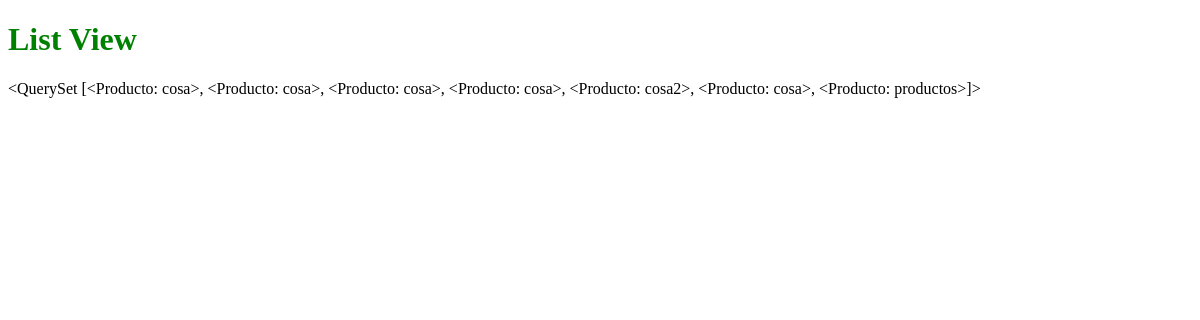
The page /list/ on the database as committed earlier.
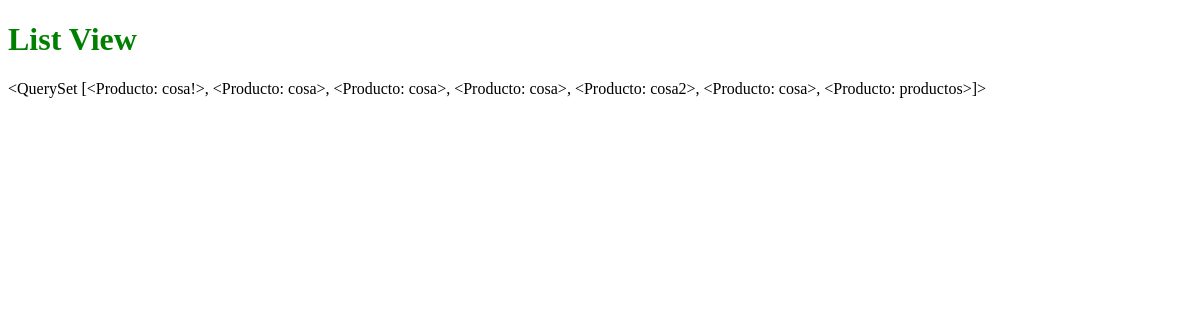
The same page on the database as committed later.
### productos/models.py (models this page shows, shortened)
class Producto(models.Model):
	user = models.ForeignKey(settings.AUTH_USER_MODEL)
	managers = models.ManyToManyField(settings.AUTH_USER_MODEL, related_name="managers_productos", blank=True)
	titulo = models.CharField(max_length=120)
	descripcion = models.TextField(null=True)
	slug = models.SlugField(blank=True, unique=True)
	precio = models.DecimalField(max_digits=50, decimal_places=2, default=9.99) #100.00
	precio_rebajas = models.DecimalField(max_digits=50, decimal_places=2, default=6.99, blank=True, null=True) #100.00
	def __unicode__(self): #Python 3 __str__
		return self.titulo

### productos/views.py (the view)
# urls.py: url(r'^list/$', 'productos.views.list_view', name='list_view'),
def list_view(request):
	template = "list_view.html"
	queryset = Producto.objects.all()
	context = {
		"queryset": queryset
	}
	print request
	return render(request, template, context)

### templates/list_view.html (shortened to what this page needs)
{% extends 'base.html' %}
{% block content %}
<h1>List View</h1>
<p>{{ queryset}}</p>
{% endblock %}

Rows that differ between the two databases and show on the page:
changed Producto: titulo.titulo "<QuerySet [<Producto: cosa>, <Producto: cosa>, <Producto: cosa>, <Producto: cosa>, <Producto: cosa2>, <Producto: cosa>, <Producto: productos>]>" → "<QuerySet [<Producto: cosa!>, <Producto: cosa>, <Producto: cosa>, <Producto: cosa>, <Producto: cosa2>, <Producto: cosa>, <Producto: productos>]>"
